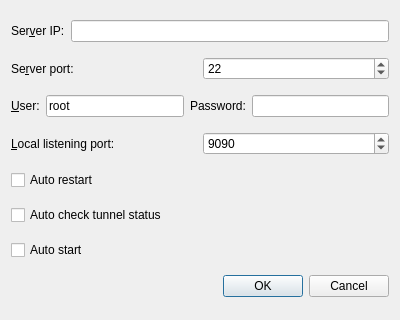
<?xml version="1.0" encoding="UTF-8"?>
<ui version="4.0">
 <class>TunnelInfoDialog</class>
 <widget class="QDialog" name="TunnelInfoDialog">
  <property name="geometry">
   <rect>
    <x>0</x>
    <y>0</y>
    <width>400</width>
    <height>320</height>
   </rect>
  </property>
  <property name="windowTitle">
   <string>Tunnel info</string>
  </property>
  <layout class="QVBoxLayout" name="verticalLayout">
   <item>
    <layout class="QHBoxLayout" name="horizontalLayout">
     <item>
      <widget class="QLabel" name="label">
       <property name="text">
        <string>Ser&amp;ver IP:</string>
       </property>
       <property name="buddy">
        <cstring>SrvrIplineEdit</cstring>
       </property>
      </widget>
     </item>
     <item>
      <widget class="QLineEdit" name="SrvrIplineEdit"/>
     </item>
    </layout>
   </item>
   <item>
    <layout class="QHBoxLayout" name="horizontalLayout_2">
     <item>
      <widget class="QLabel" name="label_2">
       <property name="text">
        <string>Se&amp;rver port:</string>
       </property>
       <property name="buddy">
        <cstring>SrvrPrtspinBox</cstring>
       </property>
      </widget>
     </item>
     <item>
      <widget class="QSpinBox" name="SrvrPrtspinBox">
       <property name="maximum">
        <number>65535</number>
       </property>
       <property name="value">
        <number>22</number>
       </property>
      </widget>
     </item>
    </layout>
   </item>
   <item>
    <layout class="QHBoxLayout" name="horizontalLayout_4">
     <item>
      <widget class="QLabel" name="label_4">
       <property name="text">
        <string>&amp;User:</string>
       </property>
       <property name="buddy">
        <cstring>userlineEdit</cstring>
       </property>
      </widget>
     </item>
     <item>
      <widget class="QLineEdit" name="userlineEdit">
       <property name="text">
        <string>root</string>
       </property>
      </widget>
     </item>
     <item>
      <widget class="QLabel" name="label_5">
       <property name="text">
        <string>Password:</string>
       </property>
      </widget>
     </item>
     <item>
      <widget class="QLineEdit" name="passwordlineEdit">
       <property name="inputMask">
        <string/>
       </property>
       <property name="text">
        <string/>
       </property>
       <property name="echoMode">
        <enum>QLineEdit::Password</enum>
       </property>
      </widget>
     </item>
    </layout>
   </item>
   <item>
    <layout class="QHBoxLayout" name="horizontalLayout_3">
     <item>
      <widget class="QLabel" name="label_3">
       <property name="text">
        <string>&amp;Local listening port:</string>
       </property>
       <property name="buddy">
        <cstring>LclspinBox</cstring>
       </property>
      </widget>
     </item>
     <item>
      <widget class="QSpinBox" name="LclspinBox">
       <property name="maximum">
        <number>65535</number>
       </property>
       <property name="value">
        <number>9090</number>
       </property>
      </widget>
     </item>
    </layout>
   </item>
   <item>
    <widget class="QCheckBox" name="autoRestartcheckBox">
     <property name="text">
      <string>Auto restart</string>
     </property>
    </widget>
   </item>
   <item>
    <widget class="QCheckBox" name="autoCheckTunnelStatuscheckBox">
     <property name="text">
      <string>Auto check tunnel status</string>
     </property>
    </widget>
   </item>
   <item>
    <widget class="QCheckBox" name="autoStartcheckBox">
     <property name="text">
      <string>Auto start</string>
     </property>
    </widget>
   </item>
   <item>
    <widget class="QDialogButtonBox" name="buttonBox">
     <property name="orientation">
      <enum>Qt::Horizontal</enum>
     </property>
     <property name="standardButtons">
      <set>QDialogButtonBox::Cancel|QDialogButtonBox::Ok</set>
     </property>
    </widget>
   </item>
  </layout>
 </widget>
 <resources/>
 <connections>
  <connection>
   <sender>buttonBox</sender>
   <signal>accepted()</signal>
   <receiver>TunnelInfoDialog</receiver>
   <slot>accept()</slot>
   <hints>
    <hint type="sourcelabel">
     <x>222</x>
     <y>285</y>
    </hint>
    <hint type="destinationlabel">
     <x>157</x>
     <y>274</y>
    </hint>
   </hints>
  </connection>
  <connection>
   <sender>buttonBox</sender>
   <signal>rejected()</signal>
   <receiver>TunnelInfoDialog</receiver>
   <slot>reject()</slot>
   <hints>
    <hint type="sourcelabel">
     <x>290</x>
     <y>291</y>
    </hint>
    <hint type="destinationlabel">
     <x>286</x>
     <y>274</y>
    </hint>
   </hints>
  </connection>
 </connections>
</ui>
